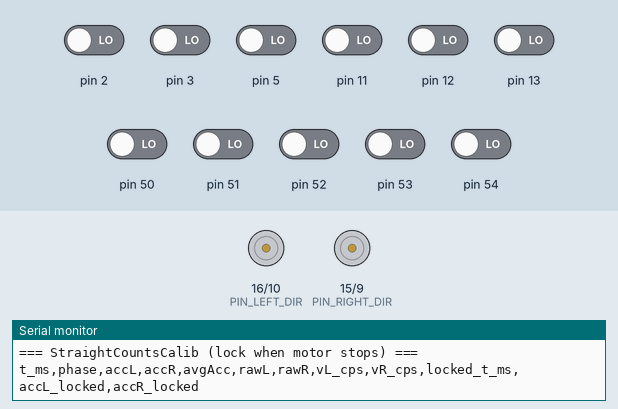
Simulated run of this sketch. Board: Arduino Mega 2560, built with avr-gcc and run on an emulated ATmega2560. Shown: direction and speed pins drawn as motors (green arrow = direction pin HIGH = forward, orange = LOW = backward, longer = more drive), the last lines printed to the serial monitor. The inputs (shaded band) are chosen by the test bench; at power-on: pin 2, pin 3, pin 5, pin 11–13, pin 50–54 LOW.

Above: at 0.1 s.
At 1.96 s:
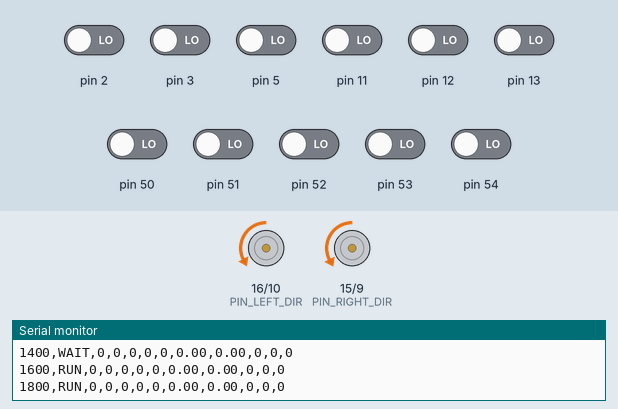
At 2.59 s:
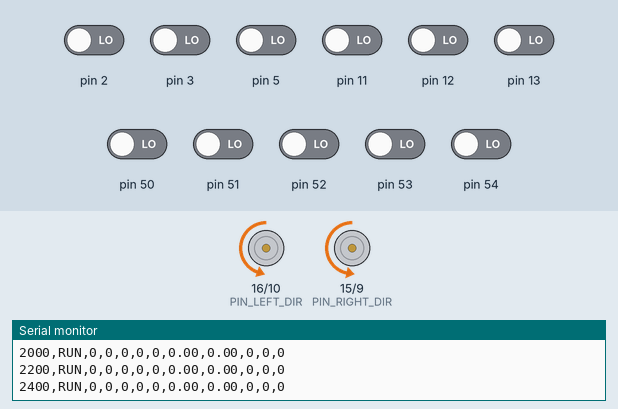
At 3.2 s:
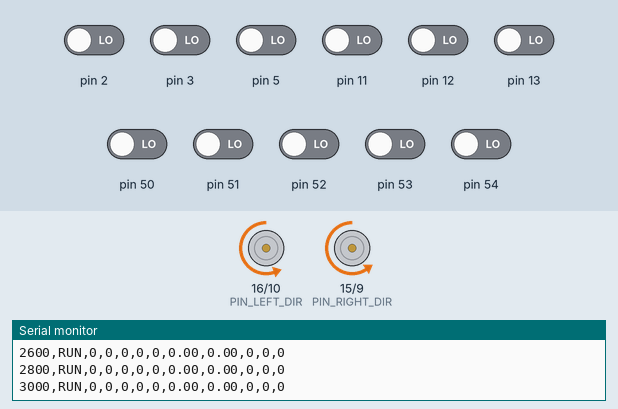
Timing chart, 0 to 4.7 s (numbered marks = the images above):
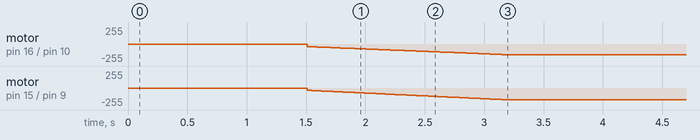

Measured:
- by itself, motor on pin 16 (PIN_LEFT_DIR) / pin 10 (PIN_LEFT_PWM): moves from stopped to backward 158/255 over 1.6 s
- by itself, motor on pin 15 (PIN_RIGHT_DIR) / pin 9 (PIN_RIGHT_PWM): moves from stopped to backward 174/255 over 1.7 s

The sketch:

metersPerCountTest.ino
```cpp
// ===== StraightCountsCalib_StopLock.ino =====
// Run straight until fixed counts, command stop, wait until motor CPS ~ 0, then lock counts and print forever.

#define ENCODERS3PI_IMPLEMENTATION
#include "Encoders3pi.h"
#include "WheelSpeedCtrl3pi.h"

using namespace WheelSpeed3pi;

// ---------------- User knobs ----------------
static const int32_t  TARGET_COUNTS_AVG = 3000;   // enter stop procedure when the average of left/right accumulated counts reaches this value
static const float    TARGET_CPS        = 120.0f; // straight-line target wheel speed (CPS)
static const uint32_t START_DELAY_MS    = 1500;   // delay after power-on so you can preload backlash and place robot at the start pose

// "Motors are actually stopped" criterion (based on encoder speed CPS)
static const float    STOP_DETECT_CPS   = 2.0f;   // consider "almost stopped" when |speed| < this
static const uint32_t STOP_STABLE_MS    = 300;    // must stay below threshold continuously for this long to latch counts

static const uint32_t PRINT_PERIOD_MS   = 200;    // serial print period
// -------------------------------------------

enum class Phase : uint8_t { WAIT, RUN, STOPPING, LOCKED };
static Phase phase = Phase::WAIT;

static int16_t lastRawL = 0, lastRawR = 0;
static int32_t accL = 0, accR = 0;          // wrap-safe accumulated counts

static uint32_t tBoot_ms = 0;
static uint32_t tStopCmd_ms = 0;
static uint32_t tStopStableStart_ms = 0;

static bool locked = false;
static int32_t accL_locked = 0, accR_locked = 0;
static uint32_t tLocked_ms = 0;

static uint32_t lastPrint_ms = 0;

static inline int32_t avgCounts(int32_t a, int32_t b) { return (a + b) / 2; }

static void resetAccumulators() {
  Encoders3pi::resetCounts();
  lastRawL = Encoders3pi::getCountsLeft();
  lastRawR = Encoders3pi::getCountsRight();
  accL = 0;
  accR = 0;
}

void setup() {
  Serial.begin(115200);

  Config cfg;            // use your default parameters (override here if needed)
  cfg.ctrlDtMs   = 20;
  cfg.speedWinMs = 100;
  cfg.stopEpsCps = 0.0f;
  WheelSpeed3pi::begin(cfg);

  resetAccumulators();

  tBoot_ms = millis();
  phase = Phase::WAIT;

  Serial.println("=== StraightCountsCalib (lock when motor stops) ===");
  Serial.println("t_ms,phase,accL,accR,avgAcc,rawL,rawR,vL_cps,vR_cps,locked_t_ms,accL_locked,accR_locked");
}

void loop() {
  WheelSpeed3pi::update();

  // ---- read raw counts, accumulate wrap-safe increments ----
  const int16_t rawL = Encoders3pi::getCountsLeft();
  const int16_t rawR = Encoders3pi::getCountsRight();
  const int16_t dL = (int16_t)(rawL - lastRawL);
  const int16_t dR = (int16_t)(rawR - lastRawR);
  lastRawL = rawL;
  lastRawR = rawR;
  accL += (int32_t)dL;
  accR += (int32_t)dR;

  const uint32_t now = millis();

  const float vL = Encoders3pi::getSpeedLeftCPS();
  const float vR = Encoders3pi::getSpeedRightCPS();

  // ---- state machine ----
  switch (phase) {
    case Phase::WAIT: {
      WheelSpeed3pi::setTargetCps(0.0f, 0.0f);
      if (now - tBoot_ms >= START_DELAY_MS) {
        // After you manually preload backlash and place the robot at the start, reset again for clean data
        resetAccumulators();
        locked = false;
        tStopStableStart_ms = 0;
        phase = Phase::RUN;
        WheelSpeed3pi::setTargetCps(TARGET_CPS, TARGET_CPS);
      }
    } break;

    case Phase::RUN: {
      WheelSpeed3pi::setTargetCps(TARGET_CPS, TARGET_CPS);
      const int32_t avgAcc = avgCounts(accL, accR);
      if (abs(avgAcc) >= TARGET_COUNTS_AVG) {
        // Issue stop command
        WheelSpeed3pi::setTargetCps(0.0f, 0.0f);
        tStopCmd_ms = now;
        tStopStableStart_ms = 0;
        phase = Phase::STOPPING;
      }
    } break;

    case Phase::STOPPING: {
      WheelSpeed3pi::setTargetCps(0.0f, 0.0f);

      // Decide "actually stopped" (CPS stays below threshold continuously for a while)
      const bool stoppedNow = (fabsf(vL) < STOP_DETECT_CPS) && (fabsf(vR) < STOP_DETECT_CPS);
      if (stoppedNow) {
        if (tStopStableStart_ms == 0) tStopStableStart_ms = now;
        if ((now - tStopStableStart_ms) >= STOP_STABLE_MS) {
          accL_locked = accL;
          accR_locked = accR;
          tLocked_ms = now;
          locked = true;
          phase = Phase::LOCKED;
        }
      } else {
        tStopStableStart_ms = 0;
      }
    } break;

    case Phase::LOCKED: {
      WheelSpeed3pi::setTargetCps(0.0f, 0.0f);
      // Do not update locked values anymore; just keep printing
    } break;
  }

  // ---- telemetry (forever) ----
  if (now - lastPrint_ms >= PRINT_PERIOD_MS) {
    lastPrint_ms = now;
    const int32_t avgAcc = avgCounts(accL, accR);

    Serial.print(now);
    Serial.print(',');
    Serial.print((phase == Phase::WAIT) ? "WAIT" :
                 (phase == Phase::RUN) ? "RUN" :
                 (phase == Phase::STOPPING) ? "STOPPING" : "LOCKED");
    Serial.print(',');
    Serial.print(accL);
    Serial.print(',');
    Serial.print(accR);
    Serial.print(',');
    Serial.print(avgAcc);
    Serial.print(',');
    Serial.print(rawL);
    Serial.print(',');
    Serial.print(rawR);
    Serial.print(',');
    Serial.print(vL, 2);
    Serial.print(',');
    Serial.print(vR, 2);
    Serial.print(',');
    Serial.print(locked ? (int32_t)tLocked_ms : (int32_t)0);
    Serial.print(',');
    Serial.print(locked ? accL_locked : (int32_t)0);
    Serial.print(',');
    Serial.print(locked ? accR_locked : (int32_t)0);
    Serial.println();
  }
}
```

Encoders3pi.h
```cpp
#pragma once
#include <Arduino.h>

#if !defined(__AVR_ATmega32U4__)
#error "Encoders3pi.h is intended for ATmega32U4 (e.g., Pololu 3pi+ 32U4)."
#endif

class Encoders3pi {
public:
  // Initialize encoder hardware and interrupts (optional: can be omitted; first read/speed call will auto-begin)
  static void begin();

  // Read accumulated left/right counts (int16_t wraps around)
  static int16_t getCountsLeft();
  static int16_t getCountsRight();

  // Zero counts (reset odometry origin)
  static void resetCounts();      // zero both left and right
  static void resetCountsLeft();
  static void resetCountsRight();

  // ---------------- Windowed speed API (micros()-based, units: counts/s) ----------------
  // Usage:
  //   setup(): Encoders3pi::speedBegin(100);  // 100ms window
  //   loop():  Encoders3pi::speedUpdate();    // call periodically (recommended once every 5~20ms)
  //   Read:    getSpeedLeftCPS()/getSpeedRightCPS()
  static void  speedBegin(uint16_t window_ms = 100);
  static void  speedUpdate();
  static float getSpeedLeftCPS();
  static float getSpeedRightCPS();

private:
  static bool inited_;
};

// ---------------- Implementation (compile exactly once) ----------------
// Only in ONE file write:
//   #define ENCODERS3PI_IMPLEMENTATION
//   #include "Encoders3pi.h"
// Other files only include; do not define.
#ifdef ENCODERS3PI_IMPLEMENTATION

#include <avr/io.h>
#include <avr/interrupt.h>

bool Encoders3pi::inited_ = false;

// 3pi+ 32U4 encoder signals: XOR + B; A = XOR ^ B
// Left : XOR -> D8  (PB4 / PCINT4) ; B -> PE2 (no Arduino pin number)
// Right: XOR -> D7  (PE6 / INT6)   ; B -> D23 (PF0)
static inline bool readLeftXor()  { return (PINB & _BV(4)); }   // PB4
static inline bool readLeftB()    { return (PINE & _BV(2)); }   // PE2
static inline bool readRightXor() { return (PINE & _BV(6)); }   // PE6 (INT6)
static inline bool readRightB()   { return (PINF & _BV(0)); }   // PF0 (D23)

static volatile bool lastLA, lastLB;
static volatile bool lastRA, lastRB;

// Use uint16_t to avoid undefined behavior from signed overflow; cast to int16_t at the API boundary
static volatile uint16_t cntL, cntR;

// Atomic read of both counts (disable interrupts once, read both)
static inline void readCountsAtomic(int16_t &outL, int16_t &outR) {
  uint8_t oldSREG = SREG;
  cli();
  outL = (int16_t)cntL;
  outR = (int16_t)cntR;
  SREG = oldSREG;
}

// Left: pin-change interrupt on PB4 (PCINT4)
ISR(PCINT0_vect) {
  bool newB = readLeftB();
  bool newA = readLeftXor() ^ newB;

  cntL += (newA ^ lastLB) - (lastLA ^ newB);

  lastLA = newA;
  lastLB = newB;
}

// Right: external interrupt INT6 on PE6
ISR(INT6_vect) {
  bool newB = readRightB();
  bool newA = readRightXor() ^ newB;

  cntR += (newA ^ lastRB) - (lastRA ^ newB);

  lastRA = newA;
  lastRB = newB;
}

void Encoders3pi::begin() {
  if (inited_) return;
  inited_ = true;

  // Configure input pullups (XOR / B)
  pinMode(8, INPUT_PULLUP);    // left XOR  (PB4)
  pinMode(7, INPUT_PULLUP);    // right XOR (PE6/INT6)
  pinMode(23, INPUT_PULLUP);   // right B   (PF0)

  // PE2 (left B) has no Arduino pin: manually set as input with pullup
  DDRE  &= ~_BV(2);
  PORTE |=  _BV(2);

  uint8_t oldSREG = SREG;
  cli();

  // Initialize state
  lastLB = readLeftB();
  lastLA = readLeftXor() ^ lastLB;
  cntL = 0;

  lastRB = readRightB();
  lastRA = readRightXor() ^ lastRB;
  cntR = 0;

  // Left: enable PCINT0 group + select PCINT4 (PB4)
  PCICR  |= _BV(PCIE0);
  PCMSK0 |= _BV(PCINT4);
  PCIFR  |= _BV(PCIF0);   // clear pending

  // Right: INT6 triggers on any logical change (ISC61:ISC60 = 01)
  EIMSK &= ~_BV(INT6);
  EICRB = (EICRB & ~(_BV(ISC61) | _BV(ISC60))) | _BV(ISC60);
  EIFR  |= _BV(INTF6);
  EIMSK |= _BV(INT6);

  SREG = oldSREG;
}

int16_t Encoders3pi::getCountsLeft() {
  begin();
  int16_t L, R;
  readCountsAtomic(L, R);
  return L;
}

int16_t Encoders3pi::getCountsRight() {
  begin();
  int16_t L, R;
  readCountsAtomic(L, R);
  return R;
}

void Encoders3pi::resetCounts() {
  begin();
  uint8_t oldSREG = SREG;
  cli();
  cntL = 0;
  cntR = 0;
  SREG = oldSREG;

  // To avoid "speed blowing up right after resetting counts", also reset the speed window here
  speedBegin((uint16_t)(/*keep window*/ 0)); // 0 means keep the current window (handled inside speedBegin)
}

void Encoders3pi::resetCountsLeft() {
  begin();
  uint8_t oldSREG = SREG;
  cli();
  cntL = 0;
  SREG = oldSREG;

  // Reset speed in sync (avoid speed jump)
  speedBegin((uint16_t)0);
}

void Encoders3pi::resetCountsRight() {
  begin();
  uint8_t oldSREG = SREG;
  cli();
  cntR = 0;
  SREG = oldSREG;

  speedBegin((uint16_t)0);
}

// ---------------- Windowed speed (micros-based) ----------------
// Note: do not call speedUpdate()/getSpeed*() inside ISRs (use only in loop()).
// Speed unit: counts per second (CPS); the window is a moving average (suppresses jitter/discrete jumps).

static volatile bool     spInited    = false;
static volatile uint32_t spWindowUs  = 100000UL;   // default 100ms

static volatile int16_t  spLastL = 0;
static volatile int16_t  spLastR = 0;
static volatile uint32_t spLastT = 0;

#ifndef ENC3PI_SPEED_BUF
#define ENC3PI_SPEED_BUF 32
#endif

static int16_t  spDL[ENC3PI_SPEED_BUF];
static int16_t  spDR[ENC3PI_SPEED_BUF];
static uint32_t spDT[ENC3PI_SPEED_BUF];

static uint8_t  spHead = 0;   // next write position
static uint8_t  spUsed = 0;   // number of used samples (<= BUF)
static int32_t  spSumDL = 0;
static int32_t  spSumDR = 0;
static uint32_t spSumDT = 0;

static inline uint8_t spOldestIndex() {
  // oldest = head - used
  return (uint8_t)((spHead + ENC3PI_SPEED_BUF - spUsed) % ENC3PI_SPEED_BUF);
}

void Encoders3pi::speedBegin(uint16_t window_ms) {
  begin();

  // window_ms = 0 means "keep the existing window, only reset the window contents"
  uint32_t keepWindowUs = spWindowUs;

  if (window_ms != 0) {
    if (window_ms == 0) window_ms = 1;
    spWindowUs = (uint32_t)window_ms * 1000UL;
  } else {
    spWindowUs = keepWindowUs;
  }

  uint32_t now = micros();

  // Reset ring buffer
  spHead = 0;
  spUsed = 0;
  spSumDL = 0;
  spSumDR = 0;
  spSumDT = 0;

  for (uint8_t i = 0; i < ENC3PI_SPEED_BUF; i++) {
    spDL[i] = 0;
    spDR[i] = 0;
    spDT[i] = 0;
  }

  // Use current accumulated counts as the baseline (avoid "missing counts")
  int16_t curL, curR;
  readCountsAtomic(curL, curR);

  spLastL = curL;
  spLastR = curR;
  spLastT = now;

  spInited = true;
}

void Encoders3pi::speedUpdate() {
  begin();
  if (!spInited) {
    speedBegin(100);
  }

  uint32_t now = micros();
  uint32_t dt  = (uint32_t)(now - spLastT); // unsigned wrap-safe
  if (dt == 0) return;

  // If the main loop stalls for a long time, dt becomes large; clamp it
  if (dt > 2000000UL) dt = 2000000UL; // 2s

  int16_t curL, curR;
  readCountsAtomic(curL, curR);

  int16_t dL = (int16_t)(curL - spLastL);
  int16_t dR = (int16_t)(curR - spLastR);

  spLastL = curL;
  spLastR = curR;
  spLastT = now;

  // Overwrite into ring buffer
  if (spUsed == ENC3PI_SPEED_BUF) {
    // overwrite oldest at spHead
    spSumDL -= spDL[spHead];
    spSumDR -= spDR[spHead];
    spSumDT -= spDT[spHead];
  } else {
    spUsed++;
  }

  spDL[spHead] = dL;
  spDR[spHead] = dR;
  spDT[spHead] = dt;

  spSumDL += dL;
  spSumDR += dR;
  spSumDT += dt;

  spHead = (uint8_t)((spHead + 1) % ENC3PI_SPEED_BUF);

  // Trim old samples until they fit inside the window (moving average)
  while (spUsed > 1 && spSumDT > spWindowUs) {
    uint8_t oldest = spOldestIndex();
    spSumDL -= spDL[oldest];
    spSumDR -= spDR[oldest];
    spSumDT -= spDT[oldest];
    spUsed--;
  }
}

float Encoders3pi::getSpeedLeftCPS() {
  if (!spInited) speedBegin(100);

  // Atomic read (avoid speedUpdate modifying sums at the same time)
  uint8_t oldSREG = SREG;
  cli();
  int32_t  sum = spSumDL;
  uint32_t dt  = spSumDT;
  SREG = oldSREG;

  if (dt == 0) return 0.0f;
  return (float)sum * 1000000.0f / (float)dt;
}

float Encoders3pi::getSpeedRightCPS() {
  if (!spInited) speedBegin(100);

  uint8_t oldSREG = SREG;
  cli();
  int32_t  sum = spSumDR;
  uint32_t dt  = spSumDT;
  SREG = oldSREG;

  if (dt == 0) return 0.0f;
  return (float)sum * 1000000.0f / (float)dt;
}

#endif // ENCODERS3PI_IMPLEMENTATION
```

Motors3pi.h
```cpp
#pragma once
#include <Arduino.h>

// Minimal motor driver layer: only outputs signed PWM commands to the pins
// Speed range: -255 ~ +255 (positive = forward, negative = reverse)
class Motors3pi {
public:
  // forwardLevel: logic level output on the DIR pin when moving forward (LOW/HIGH); can be set separately for left/right
  inline Motors3pi(bool leftForwardLevel = LOW, bool rightForwardLevel = LOW)
  : leftFwdLevel_(leftForwardLevel), rightFwdLevel_(rightForwardLevel) {}

  inline void begin() {
    pinMode(PIN_LEFT_DIR,  OUTPUT);
    pinMode(PIN_RIGHT_DIR, OUTPUT);
    pinMode(PIN_LEFT_PWM,  OUTPUT);
    pinMode(PIN_RIGHT_PWM, OUTPUT);
    coast();
  }

  inline void set(int16_t leftCmd, int16_t rightCmd) {
    driveOne_(PIN_LEFT_DIR,  PIN_LEFT_PWM,  leftCmd,  leftFwdLevel_);
    driveOne_(PIN_RIGHT_DIR, PIN_RIGHT_PWM, rightCmd, rightFwdLevel_);
  }

  inline void setLeft(int16_t leftCmd) {
    driveOne_(PIN_LEFT_DIR, PIN_LEFT_PWM, leftCmd, leftFwdLevel_);
  }

  inline void setRight(int16_t rightCmd) {
    driveOne_(PIN_RIGHT_DIR, PIN_RIGHT_PWM, rightCmd, rightFwdLevel_);
  }

  inline void coast() {
    analogWrite(PIN_LEFT_PWM,  0);
    analogWrite(PIN_RIGHT_PWM, 0);
  }

  inline void setForwardLevels(bool leftForwardLevel, bool rightForwardLevel) {
    leftFwdLevel_  = leftForwardLevel;
    rightFwdLevel_ = rightForwardLevel;
  }

private:
  // Fixed pins on 3pi+ 32U4
  static constexpr uint8_t PIN_RIGHT_DIR = 15;
  static constexpr uint8_t PIN_LEFT_DIR  = 16;
  static constexpr uint8_t PIN_RIGHT_PWM = 9;
  static constexpr uint8_t PIN_LEFT_PWM  = 10;

  bool leftFwdLevel_;
  bool rightFwdLevel_;

  static inline int16_t clamp_(int16_t x) {
    if (x > 255) return 255;
    if (x < -255) return -255;
    return x;
  }

  static inline void driveOne_(uint8_t pinDir, uint8_t pinPwm, int16_t cmd, bool forwardLevel) {
    cmd = clamp_(cmd);
    bool forward = (cmd >= 0);
    uint8_t pwm = (uint8_t)abs(cmd);

    digitalWrite(pinDir, forward ? forwardLevel : !forwardLevel);
    analogWrite(pinPwm, pwm);
  }
};
```

Source omitted: PID3pi.h (4356 bytes), WheelSpeedCtrl3pi.h (7055 bytes)
